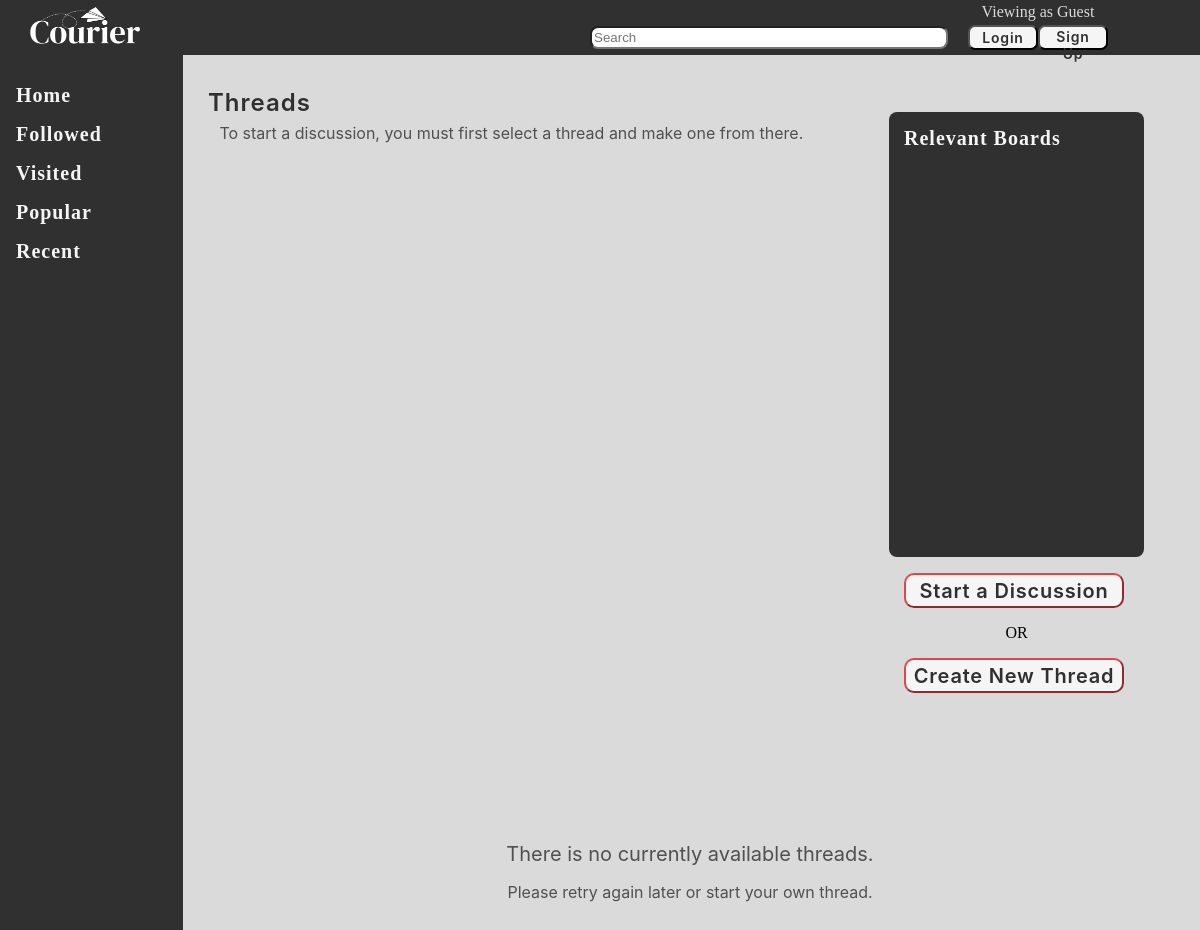
Before: /courier/usertype/guest/home.php with the older database file.
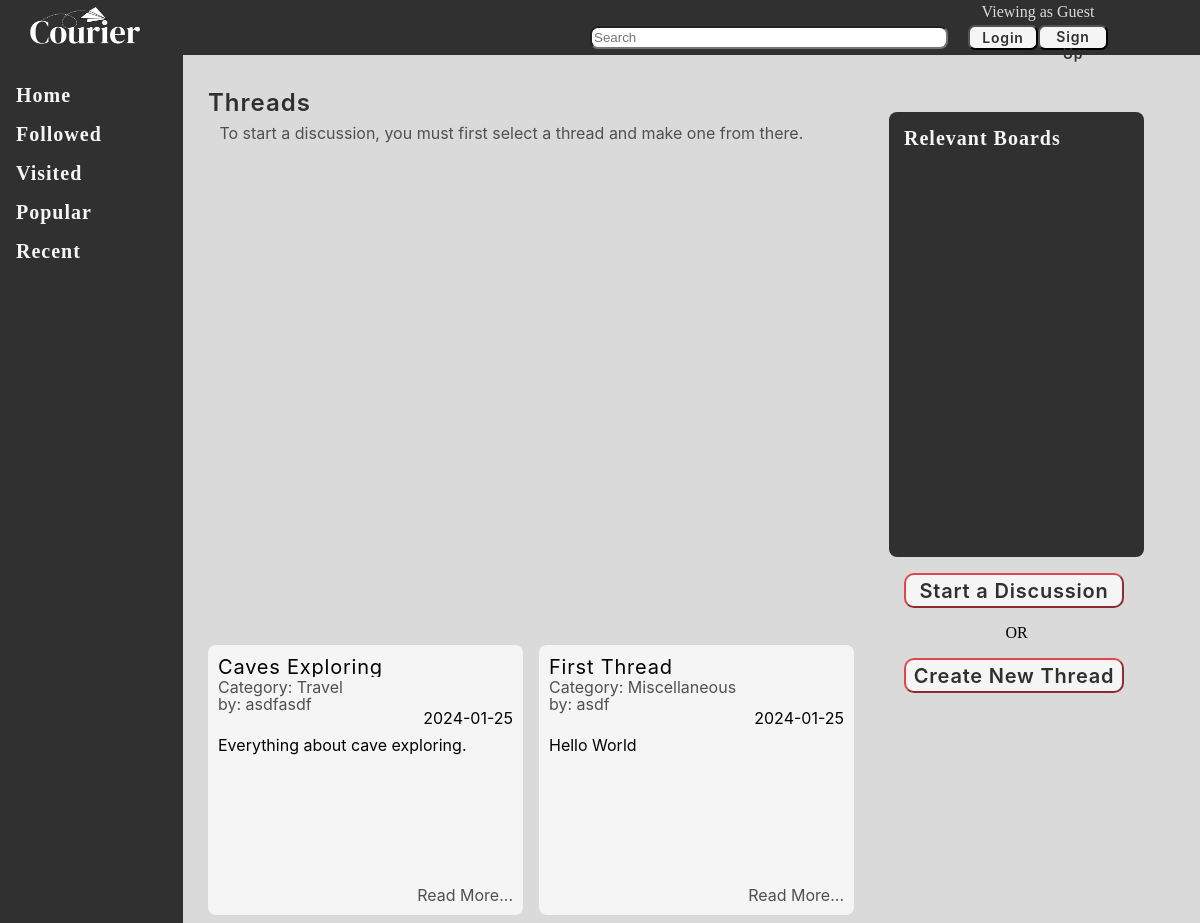
After: the same page with the newer database file.
### tables this page shows
CREATE TABLE `thread` (
  `id` int(11) NOT NULL,
  `header` varchar(255) DEFAULT NULL,
  `body` text DEFAULT NULL,
  `byUser_id` int(11) DEFAULT NULL,
  `thread_type_id` int(11) DEFAULT NULL,
  `followBy_id` int(11) DEFAULT NULL,
  `viewBy` int(11) DEFAULT NULL,
  `date_created` date DEFAULT NULL
);

CREATE TABLE `thread_type` (
  `id` int(11) NOT NULL,
  `name` varchar(255) DEFAULT NULL
);

CREATE TABLE `user` (
  `id` int(11) NOT NULL,
  `username` varchar(255) DEFAULT NULL,
  `email` varchar(255) DEFAULT NULL,
  `password` varchar(255) DEFAULT NULL,
  `country_id` int(11) DEFAULT NULL,
  `usertype_id` int(11) DEFAULT NULL,
  `date_created` date DEFAULT NULL,
  `birthday` date DEFAULT NULL
);

### courier/userType/guest/home.php (the view, shortened to what this page needs)
<!DOCTYPE html>
<html lang="en">
<head>
    <link rel="stylesheet" href="home.css">
</head>
<body>
    <div class="topPanel">
        <div class="logo">
            <a href="../../userType/guest/home.php" title="Go to home page"><img src="../../media/logo/courier_logo_primary_alt.png" alt="Courier Logo" style="width: 120px"></a>
        </div>
        <div class="userProfile">
            <label class="guestStatus">Viewing as Guest</label>
            <div class="registry">
                <div class="signup">
                    <a href="../../registry/start.php"><button class="registerBtn">Sign Up</button></a>
                </div>
                <div class="login">
                    <a href="../../registry/start.php"><button class="registerBtn">Login</button></a>
                </div>
            </div>
        </div>
        <div class="searchBarContainer">
            <input class="searchBar" type="text" name="searchBar" placeholder="Search">
        </div>
    </div>
    <div class="sidePanelLeft">
        <div class="navigationMenu">
            <a href="../userType/guest/home.php">
                <div class="navigationBtn navigationUnselected">
                    Home
                </div>
            </a>
            <a href="followed.php">
                <div class="navigationBtn navigationUnselected">
                    Followed
                </div>
            </a>
            <a href="visited.php">
                <div class="navigationBtn navigationUnselected">
                    Visited
                </div>
            </a>
            <a href="popular.php">
                <div class="navigationBtn navigationUnselected">
                    Popular
                </div>
            </a>
            <a href="recent.php">
                <div class="navigationBtn navigationUnselected">
                    Recent
                </div>
            </a>
        </div>
    </div>
    <div class="sidePanelRight">
        <div class="containerSecondary">
            <label class="navigationBtn relevantBoards">Relevant Boards</label>
        </div>
        <div class="createPostContainer">
            <a href="newDiscussion.php"><button class="createBtn">Start a Discussion</button></a>
            <p style="text-align: center;">OR</p>
            <a href="newThread.php"><button class="createBtn">Create New Thread</button></a>
        </div>
    </div>
    <div class="containerPrimary">
        <label for="mainHeader" class="primaryCategoryTitle">Threads</label>
        <div class="instruction">
            <p class="p1">To start a discussion, you must first select a thread and make one from there.</p>
        </div>
        <div class="catagoryFlex">
        <?php
            require_once "../../index/index.php";
            $query = "SELECT t.*, t_type.name, u.username FROM `thread` t, `thread_type` t_type, `user` u WHERE t.thread_type_id = t_type.id AND t.byUser_id = u.id ORDER BY header";
            $result = mysqli_query($conn, $query);
            $row=mysqli_fetch_assoc($result);
            $cardAmount = mysqli_num_rows($result);
            if($cardAmount != 0){
                do{
        ?>
                <a href="../../data/thread.php?id=<?php echo($row['id'])?>" class="">
                    <div class="cards">
                        <div class="discussionTitle" title="<?php echo($row['header'])?>"><?php echo($row['header'])?></div>
                        <div class="parentThread">Category: <?php echo($row['name']) ?></div>
                        <div class="userPoster">by: <?php echo($row['username']) ?></div>
                        <div class="lastActive"><?php echo($row['date_created']) ?></div>
                        <div class="cardContent"><?php echo($row['body']) ?></div>
                        <div class="readMore">Read More...</div>
                    </div>
                </a>
                <?php
                }
            while($row = mysqli_fetch_assoc($result));
            }
            else{
                ?>
                <div class="nothingDiv">
                    <h class="header1">There is no currently available threads.</h>
                    <p class="p1">Please retry again later or start your own thread.</p>
                </div>
                <?php
            }
        ?>
        </div>
    </div>
</body>
</html>

Changed rows visible on the page:
added thread: header "Caves Exploring", thread_type.name "Travel", byUser.username "asdfasdf", date_created "2024-01-25", body "Everything about cave exploring."
added thread: header "First Thread", thread_type.name "Miscellaneous", byUser.username "asdf", date_created "2024-01-25", body "Hello World"
Other visible differences:
text no longer shown: "There is no currently available threads. Please retry again later or start your own thread."
